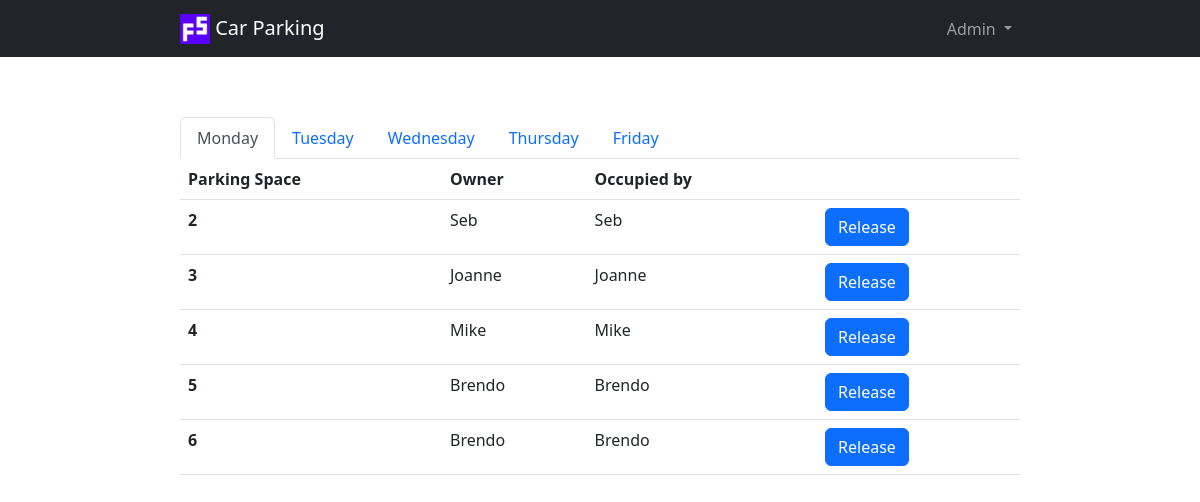
The page /?day=monday on the database its author committed.
### server.py (models this page shows)
class ParkingSpace(db.Model):
    __tablename__ = "parking_spaces"
    id = db.Column(db.Integer, primary_key=True)
    monday = db.Column(db.String(250), nullable=False)
    tuesday = db.Column(db.String(250), nullable=False)
    wednesday = db.Column(db.String(250), nullable=False)
    thursday = db.Column(db.String(250), nullable=False)
    friday = db.Column(db.String(250), nullable=False)
    owner_id = db.Column(db.Integer, db.ForeignKey("owners.id"))
    owner = relationship("Owner", back_populates="parking_spaces")

class Owner(db.Model):
    __tablename__ = "owners"
    id = db.Column(db.Integer, primary_key=True)
    name = db.Column(db.String(250), nullable=False)
    status = db.Column(db.String(250), nullable=False)
    parking_spaces = relationship("ParkingSpace", back_populates="owner")

### server.py (the view)
@app.route("/")
def home():
    if request.args.get("day"):
        current_day = request.args.get("day")
    else:
        current_day = datetime.today().strftime('%A').lower()
    owners = Owner.query.all()
    spaces = ParkingSpace.query.all()
    return render_template("index.html", spaces=spaces, owners=owners, days=days, current_day=current_day)

### templates/index.html (shortened to what this page needs)
{% extends "base.html" %}
{% block content %}
<ul class="nav nav-tabs">
    {% for day in days %}
    {% if day == current_day %}
    <li class="nav-item">
        <a class="nav-link active" aria-current="page" href="{{ url_for('home', day=day) }}">{{ day.capitalize() }}</a>
    </li>
    {% else %}
    <li class="nav-item">
        <a class="nav-link" href="{{ url_for('home', day=day) }}">{{ day.capitalize() }}</a>
    </li>
    {% endif %}
    {% endfor %}
</ul>
<table class="table table-hover">
    <thead>
        <tr>
            <th scope="col">Parking Space</th>
            <th scope="col">Owner</th>
            <th scope="col">Occupied by</th>
            <th scope="col"></th>
        </tr>
    </thead>
    <tbody>
    {% for space in spaces %}
        {% if space[current_day] != "" %}
        <tr>
        {% else %}
        <tr class="table-success">
        {% endif %}
            <th scope="row">{{ space.id }}</th>
            <td>{{ space.owner.name }}</td>
            <td>{{ space[current_day] }}</td>
        {% if space[current_day] != "" %}
            <td>
                <a href="{{ url_for('release_space', id=space.id, day=current_day) }}"><button
                        class="btn btn-primary">Release</button></a>
            </td>
        {% endif %}
        </tr>
    {% endfor %}
    </tbody>
</table>
{% endblock %}

### rows shown on the page
ParkingSpace: id "2", owner.name "Seb", monday "Seb"
ParkingSpace: id "3", owner.name "Joanne", monday "Joanne"
ParkingSpace: id "4", owner.name "Mike", monday "Mike"
ParkingSpace: id "5", owner.name "Brendo", monday "Brendo"
ParkingSpace: id "6", owner.name "Brendo", monday "Brendo"

### other values the page prints
{{ day.capitalize() }} "Monday"
{{ day.capitalize() }} "Tuesday" "Wednesday" "Thursday" "Friday"
